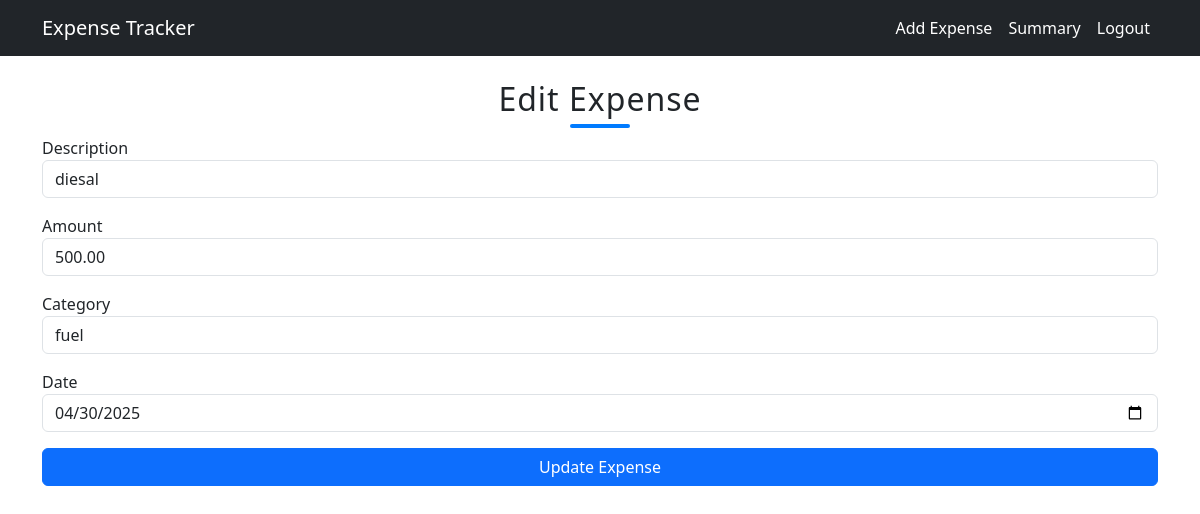
/edit_expense.php?id=13 (signed in), run on the app's committed database.
### tables this page shows
CREATE TABLE `expenses` (
  `id` int(11) NOT NULL,
  `user_id` int(11) NOT NULL,
  `description` varchar(255) NOT NULL,
  `amount` decimal(10,2) NOT NULL,
  `category` varchar(100) NOT NULL,
  `date` date NOT NULL,
  `created_at` timestamp NOT NULL DEFAULT current_timestamp()
);

### edit_expense.php (the view, shortened to what this page needs)
<?php
require 'includes/db_connect.php';
include 'includes/header.php';
$id = $_GET['id'];
$user_id = $_SESSION['user_id'];
$result = $conn->query("SELECT * FROM expenses WHERE id=$id AND user_id=$user_id");
$expense = $result->fetch_assoc();
?>
<h2>Edit Expense</h2>
<form method="POST">
  <div class="mb-3">
    <label>Description</label>
    <input type="text" name="description" class="form-control" value="<?= $expense['description'] ?>" required>
  </div>
  <div class="mb-3">
    <label>Amount</label>
    <input type="number" name="amount" class="form-control" value="<?= $expense['amount'] ?>" required>
  </div>
  <div class="mb-3">
    <label>Category</label>
    <input type="text" name="category" class="form-control" value="<?= $expense['category'] ?>" required>
  </div>
  <div class="mb-3">
    <label>Date</label>
    <input type="date" name="date" class="form-control" value="<?= $expense['date'] ?>" required>
  </div>
  <button type="submit" class="btn btn-primary">Update Expense</button>
</form>
<?php include 'includes/footer.php'; ?>

### style.css (style rules this page uses)
.form-control { border-radius: 10px; }
h2 { font-family: 'Poppins', 'Segoe UI', Tahoma, Geneva, Verdana, sans-serif; text-align: center; margin-bottom: 30px; color: #007bff; font-size: 36px; font-weight: 600; letter-spacing: 1px; position: relative; padding-bottom: 10px; }
h2::after { content: ''; position: absolute; bottom: 0; left: 50%; width: 60px; height: 4px; background-color: #007bff; transform: translateX(-50%); border-radius: 2px; }
.btn-primary { width: 100%; padding: 10px; border-radius: 20px; background-color: #007bff; border-color: #007bff; }

### data on the page
expenses: description "diesal", amount "500.00", category "fuel", date "04/30/2025"
